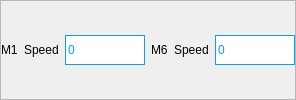
           <widget class="QFrame" name="frame_9">
            <property name="minimumSize">
             <size>
              <width>0</width>
              <height>0</height>
             </size>
            </property>
            <property name="frameShape">
             <enum>QFrame::StyledPanel</enum>
            </property>
            <property name="frameShadow">
             <enum>QFrame::Raised</enum>
            </property>
            <layout class="QHBoxLayout" name="horizontalLayout_5">
             <property name="leftMargin">
              <number>0</number>
             </property>
             <property name="topMargin">
              <number>0</number>
             </property>
             <property name="rightMargin">
              <number>0</number>
             </property>
             <property name="bottomMargin">
              <number>0</number>
             </property>
             <item>
              <widget class="QLabel" name="label_4">
               <property name="text">
                <string>M1</string>
               </property>
              </widget>
             </item>
             <item>
              <widget class="QLabel" name="label_5">
               <property name="text">
                <string>Speed</string>
               </property>
              </widget>
             </item>
             <item>
              <widget class="QLineEdit" name="lineEdit">
               <property name="minimumSize">
                <size>
                 <width>50</width>
                 <height>30</height>
                </size>
               </property>
               <property name="maximumSize">
                <size>
                 <width>80</width>
                 <height>16777215</height>
                </size>
               </property>
               <property name="styleSheet">
                <string notr="true">border: 1px solid  rgb(5, 161, 245);
color: rgb(5, 161, 245);</string>
               </property>
               <property name="text">
                <string>0</string>
               </property>
               <property name="readOnly">
                <bool>true</bool>
               </property>
              </widget>
             </item>
             <item>
              <widget class="QLabel" name="label_6">
               <property name="text">
                <string>M6</string>
               </property>
              </widget>
             </item>
             <item>
              <widget class="QLabel" name="label_7">
               <property name="text">
                <string>Speed</string>
               </property>
              </widget>
             </item>
             <item>
              <widget class="QLineEdit" name="lineEdit_4">
               <property name="minimumSize">
                <size>
                 <width>60</width>
                 <height>30</height>
                </size>
               </property>
               <property name="maximumSize">
                <size>
                 <width>80</width>
                 <height>16777215</height>
                </size>
               </property>
               <property name="styleSheet">
                <string notr="true">border: 1px solid  rgb(5, 161, 245);
color: rgb(5, 161, 245);</string>
               </property>
               <property name="text">
                <string>0</string>
               </property>
               <property name="readOnly">
                <bool>true</bool>
               </property>
              </widget>
             </item>
            </layout>
           </widget>
